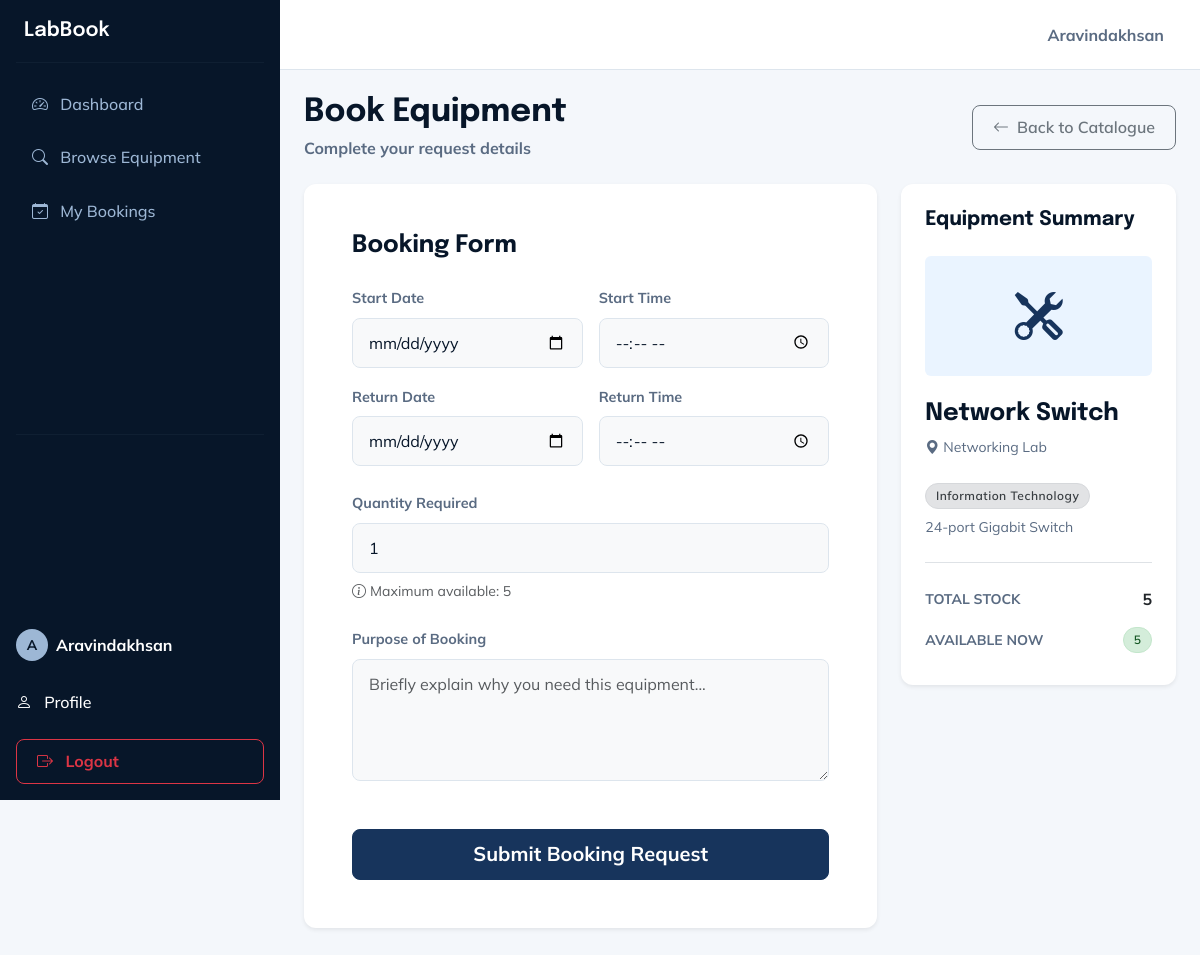
The app's page /student/book/11 (signed in) with its own data.
### tables this page shows
CREATE TABLE equipment (
            id INTEGER PRIMARY KEY AUTOINCREMENT,
            name TEXT NOT NULL,
            description TEXT,
            lab_name TEXT NOT NULL,
            quantity INTEGER NOT NULL,
            available_quantity INTEGER NOT NULL,
            status TEXT NOT NULL DEFAULT 'Available'
        , department TEXT DEFAULT 'Information Technology');

### app.py (the view, shortened to what this page needs)
@app.route('/student/book/<int:equipment_id>', methods=['GET', 'POST'])
@student_required
def book_equipment(equipment_id):
    conn = get_db_connection()
    equipment = conn.execute('SELECT * FROM equipment WHERE id = ?', (equipment_id,)).fetchone()
    if not equipment:
        conn.close()
        flash('Equipment not found.', 'danger')
        return redirect(url_for('student_equipment'))
    if equipment['department'] != session.get('department'):
        conn.close()
        flash('You can only book equipment assigned to your department.', 'danger')
        return redirect(url_for('student_equipment'))
    conn.close()
    return render_template('student/book_equipment.html', equipment=equipment)

### app.py (called while the page is built)
def student_required(f):
    @wraps(f)
    def decorated_function(*args, **kwargs):
        if 'user_id' not in session or session.get('role') != 'student':
            flash('Student access required.', 'danger')
            return redirect(url_for('login'))
        return f(*args, **kwargs)
    return decorated_function

### database.py (called while the page is built)
def get_db_connection():
    conn = sqlite3.connect(DATABASE)
    conn.row_factory = sqlite3.Row
    return conn

### templates/student/book_equipment.html (shortened to what this page needs)
{% extends 'base.html' %}
{% block content %}
<div class="d-flex justify-content-between align-items-center mb-4">
    <div>
        <h2 class="fw-bold m-0" style="color: var(--frost-navy);">Book Equipment</h2>
        <div class="text-secondary fw-bold mt-1">Complete your request details</div>
    </div>
    <a href="{{ url_for('student_equipment') }}" class="btn btn-outline-secondary"><i class="bi bi-arrow-left me-2"></i>Back to Catalogue</a>
</div>
<div class="row g-4">
    <div class="col-lg-8">
        <div class="card shadow-sm border-0" style="border-radius: var(--radius-md);">
            <div class="card-body p-5">
                <h4 class="fw-bold mb-4" style="color: var(--frost-navy);">Booking Form</h4>
                <form action="{{ url_for('book_equipment', equipment_id=equipment.id) }}" method="POST">
                    <div class="row mb-4 g-3">
                        <div class="col-md-6">
                            <label for="booking_date" class="form-label fw-bold">Start Date</label>
                            <input type="date" class="form-control bg-light" id="booking_date" name="booking_date" required>
                        </div>
                        <div class="col-md-6">
                            <label for="start_time" class="form-label fw-bold">Start Time</label>
                            <input type="time" class="form-control bg-light" id="start_time" name="start_time" required>
                        </div>
                        <div class="col-md-6">
                            <label for="expected_return_date" class="form-label fw-bold">Return Date</label>
                            <input type="date" class="form-control bg-light" id="expected_return_date" name="expected_return_date" required>
                        </div>
                        <div class="col-md-6">
                            <label for="expected_return_time" class="form-label fw-bold">Return Time</label>
                            <input type="time" class="form-control bg-light" id="expected_return_time" name="expected_return_time" required>
                        </div>
                    </div>
                    <div class="mb-4">
                        <label for="quantity" class="form-label fw-bold">Quantity Required</label>
                        <input type="number" class="form-control bg-light" id="quantity" name="quantity" min="1" max="{{ equipment.available_quantity }}" value="1" required>
                        <div class="form-text mt-2"><i class="bi bi-info-circle me-1"></i>Maximum available: {{ equipment.available_quantity }}</div>
                    </div>
                    <div class="mb-5">
                        <label for="purpose" class="form-label fw-bold">Purpose of Booking</label>
                        <textarea class="form-control bg-light" id="purpose" name="purpose" rows="4" placeholder="Briefly explain why you need this equipment..." required></textarea>
                    </div>
                    <div class="d-grid">
                        <button type="submit" class="btn btn-primary btn-lg fw-bold">Submit Booking Request</button>
                    </div>
                </form>
            </div>
        </div>
    </div>
    <div class="col-lg-4">
        <div class="card shadow-sm border-0" style="border-radius: var(--radius-md); background-color: var(--snow-white);">
            <div class="card-body p-4">
                <h5 class="fw-bold mb-4" style="color: var(--frost-navy);">Equipment Summary</h5>
                <div class="text-center py-4 rounded mb-4" style="background-color: var(--frost-mist);">
                    <i class="bi bi-tools" style="font-size: 3rem; color: var(--deep-winter-blue);"></i>
                </div>
                <h4 class="fw-bold mb-2">{{ equipment.name }}</h4>
                <p class="text-secondary small mb-4"><i class="bi bi-geo-alt-fill me-1"></i>{{ equipment.lab_name }}</p>
                <div class="mb-4">
                    <span class="badge bg-secondary mb-2">{{ equipment.department }}</span>
                    <p class="small text-muted">{{ equipment.description }}</p>
                </div>
                <ul class="list-group list-group-flush mb-0 border-top pt-3">
                    <li class="list-group-item px-0 d-flex justify-content-between align-items-center bg-transparent border-0">
                        <span class="text-secondary small fw-bold">TOTAL STOCK</span>
                        <span class="fw-bold">{{ equipment.quantity }}</span>
                    </li>
                    <li class="list-group-item px-0 d-flex justify-content-between align-items-center bg-transparent border-0">
                        <span class="text-secondary small fw-bold">AVAILABLE NOW</span>
                        <span class="badge bg-success rounded-pill">{{ equipment.available_quantity }}</span>
                    </li>
                </ul>
            </div>
        </div>
    </div>
</div>
{% endblock %}

### static/css/style.css (style rules this page uses)
:root { --frost-navy: #071629; --deep-winter-blue: #17345C; --icy-steel: #9DB7D5; --frost-mist: #EAF4FF; --snow-white: #FFFFFF; --text-primary: #071629; --text-secondary: #5a6b82; --page-background: #F4F7FB; --border-color: #DDE5ED; --shadow-sm: 0 2px 8px rgba(7, 22, 41, 0.04); --shadow-md: 0 6px 20px rgba(7, 22, 41, 0.08); --shadow-lg: 0 12px 30px rgba(7, 22, 41, 0.12); --radius-sm: 8px; --radius-md: 12px; --radius-lg: 16px; --radius-xl: 24px; }
body { font-family: 'Mulish', sans-serif; background-color: var(--page-background); color: var(--text-primary); margin: 0; overflow-x: hidden; }
h1, h2, h3, h4, h5, h6, .navbar-brand, .branding-text { font-family: 'Epilogue', sans-serif; color: var(--text-primary); font-weight: 600; }
.text-muted, .text-secondary { color: var(--text-secondary) !important; }
.card { background-color: var(--snow-white); border: 1px solid var(--border-color); border-radius: var(--radius-md); box-shadow: var(--shadow-sm); transition: transform 0.2s ease, box-shadow 0.2s ease; margin-bottom: 1.5rem; }
.btn { border-radius: var(--radius-sm); font-weight: 600; padding: 0.6rem 1.25rem; transition: all 0.2s ease-in-out; }
.btn-primary, .btn-success, .btn-info, .btn-dark { background-color: var(--deep-winter-blue) !important; border-color: var(--deep-winter-blue) !important; color: var(--snow-white) !important; }
.form-control, .form-select { border: 1px solid var(--border-color); border-radius: var(--radius-sm); padding: 0.75rem 1rem; background-color: #FAFCFF; color: var(--text-primary); transition: all 0.2s ease; }
.form-label { font-weight: 600; color: var(--text-secondary); margin-bottom: 0.5rem; font-size: 0.9rem; }
.badge { padding: 0.5em 0.8em; border-radius: 50rem; font-weight: 600; font-size: 0.75rem; letter-spacing: 0.5px; }
.badge.bg-success { background-color: #D4EDDA !important; color: #155724 !important; border: 1px solid #C3E6CB; }
.badge.bg-secondary { background-color: #E2E3E5 !important; color: #383D41 !important; border: 1px solid #D6D8DB; }

### records on screen
equipment: available_quantity "5", name "Network Switch", lab_name "Networking Lab", department "Information Technology", description "24-port Gigabit Switch", quantity "5"

### other values on screen
{{ session.get('name')[:1] | upper }} "A"
{{ session.get('name') }} "Aravindakhsan"
